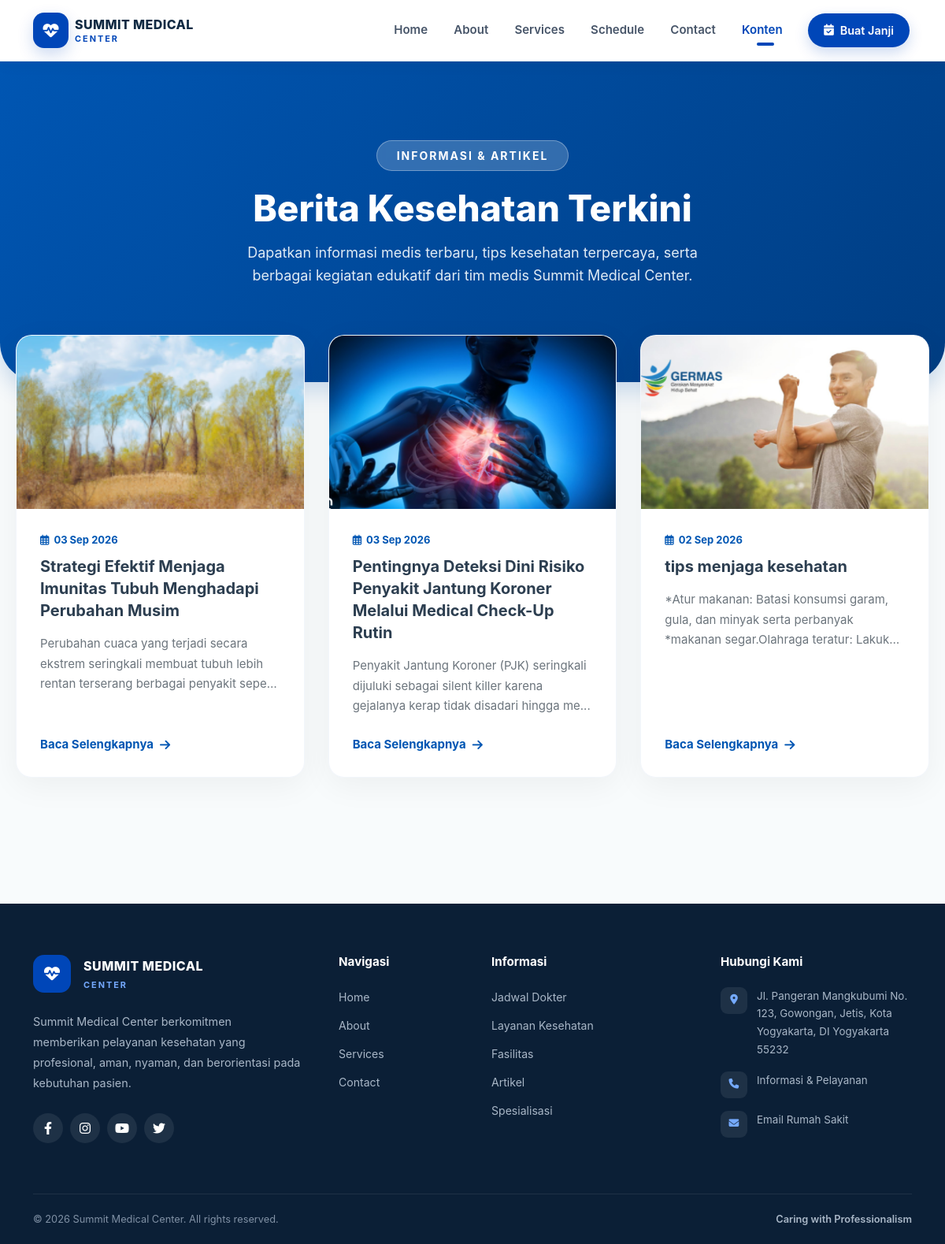
/index.php/news, run on the app's committed database.
### tables this page shows
CREATE TABLE `news` (
  `id` int(10) UNSIGNED NOT NULL,
  `user_id` int(10) UNSIGNED NOT NULL,
  `title` varchar(200) NOT NULL,
  `slug` varchar(220) NOT NULL,
  `thumbnail` varchar(255) DEFAULT NULL,
  `content` longtext NOT NULL,
  `status` enum('draft','published') NOT NULL DEFAULT 'draft',
  `published_at` datetime DEFAULT NULL,
  `created_at` datetime NOT NULL DEFAULT current_timestamp(),
  `updated_at` datetime DEFAULT NULL ON UPDATE current_timestamp()
);

### application/controllers/News.php (called while the page is built, shortened)
<?php
class News extends CI_Controller {
    public function __construct()
        {
            $this->load->model('News_model');
            $this->load->helper(['url', 'form']);
            $this->load->library(['session', 'form_validation']);
        }
    public function index()
        {
            $data['title'] = 'Berita & Artikel Kesehatan';
            $data['news'] = $this->News_model->get_published_news();
            $this->load->view('templates/header', $data);
            $this->load->view('templates/navbar');
            $this->load->view('news/index', $data);
            $this->load->view('templates/footer');
        }
}

### index.php (called while the page is built, shortened)
<?php
require_once BASEPATH.'core/CodeIgniter.php';

### application/models/News_model.php (called while the page is built, shortened)
<?php
class News_model extends CI_Model {
    public function get_published_news()
        {
            $this->db->where('status', 'published');
            $this->db->order_by('published_at', 'DESC');
            return $this->db->get('news')->result();
        }
}

### application/views/news/index.php (the view, shortened to what this page needs)
<link rel="stylesheet" href="<?= base_url('assets/css/news.css?v=' . time()); ?>">
<div class="news-hero">
    <div class="container">
        <span class="badge-news">Informasi & Artikel</span>
        <h1>Berita Kesehatan Terkini</h1>
        <p>Dapatkan informasi medis terbaru, tips kesehatan terpercaya, serta berbagai kegiatan edukatif dari tim medis Summit Medical Center.</p>
    </div>
</div>
<div class="news-container">
    <?php if (!empty($news)): ?>
        <?php
            $delay = 0.2;
            foreach ($news as $item):
        ?>
            <a href="<?= site_url('news/detail/' . $item->slug); ?>" class="news-card" style="animation-delay: <?= $delay; ?>s;">
                <div class="news-img-wrapper">
                    <?php if (!empty($item->thumbnail)): ?>
                        <img src="<?= base_url('uploads/news/' . $item->thumbnail); ?>" alt="<?= htmlspecialchars($item->title); ?>">
                    <?php else: ?>
                        <img src="https://images.unsplash.com/photo-1584515979956-d9f6e5d09982?auto=format&fit=crop&w=600&q=80" alt="Default News">
                    <?php endif; ?>
                </div>
                <div class="news-content">
                    <div class="news-date">
                        <i class="far fa-calendar-alt"></i>
                        <?= date('d M Y', strtotime($item->published_at)); ?>
                    </div>
                    <h3 class="news-title">
                        <?= htmlspecialchars($item->title); ?>
                    </h3>
                    <p class="news-excerpt">
                        <?php
                            $clean_content = strip_tags($item->content);
                            echo (strlen($clean_content) > 120) ? substr($clean_content, 0, 120) . '...' : $clean_content;
                        ?>
                    </p>
                    <span class="news-link">
                        Baca Selengkapnya <i class="fas fa-arrow-right"></i>
                    </span>
                </div>
            </a>
            <?php $delay += 0.15;  ?>
        <?php endforeach; ?>
    <?php endif; ?>
</div>

### assets/css/style.css (style rules this page uses)
:root { --primary: #0046b8; --primary-dark: #00358f; --primary-light: #eaf2ff; --text-dark: #102a43; --text-muted: #64748b; --bg-light: #f7f9fc; --border: #e8edf4; --radius-sm: 12px; --radius-md: 18px; --radius-lg: 25px; --shadow-sm: 0 5px 20px rgba(15, 23, 42, 0.05); --shadow-md: 0 12px 35px rgba(15, 23, 42, 0.08); }
html { scroll-behavior: smooth; }
body { margin: 0; padding: 0; background-color: #ffffff; color: var(--text-dark); font-family: -apple-system, BlinkMacSystemFont, "Segoe UI", Roboto, Helvetica, Arial, sans-serif; overflow-x: hidden; }
a { transition: all 0.3s ease; }

### assets/css/news.css (style rules this page uses)
body { background-color: #f8fbfc; }
.news-hero { background: linear-gradient(135deg, #0056b3 0%, #003d82 100%); color: #ffffff; padding: 100px 20px 120px; border-radius: 0 0 50px 50px; text-align: center; margin-bottom: -60px; position: relative; z-index: 1; box-shadow: 0 10px 30px rgba(0, 86, 179, 0.2); animation: fadeInUpNews 0.8s ease-out; }
.badge-news { display: inline-block; background: rgba(255, 255, 255, 0.2); backdrop-filter: blur(5px); padding: 8px 25px; border-radius: 30px; font-size: 14px; font-weight: 700; letter-spacing: 2px; text-transform: uppercase; margin-bottom: 20px; border: 1px solid rgba(255, 255, 255, 0.3); }
.news-hero h1 { font-size: 46px; font-weight: 800; margin-bottom: 15px; }
.news-hero p { font-size: 18px; color: #e0ebf5; max-width: 600px; margin: 0 auto; line-height: 1.6; }
.news-container { position: relative; z-index: 2; max-width: 1200px; margin: 0 auto; padding: 0 20px 80px; display: grid; grid-template-columns: repeat(auto-fit, minmax(350px, 1fr)); gap: 30px; }
.news-card { background: #ffffff; border-radius: 20px; overflow: hidden; text-decoration: none !important; box-shadow: 0 10px 40px rgba(0, 0, 0, 0.05); border: 1px solid rgba(0, 86, 179, 0.05); display: flex; flex-direction: column; opacity: 0; animation: fadeInUpNews 0.8s ease-out forwards; transition: all 0.4s cubic-bezier(0.175, 0.885, 0.32, 1.275); }
.news-img-wrapper { width: 100%; height: 220px; overflow: hidden; background: #f0f6fc; position: relative; }
.news-img-wrapper img { width: 100%; height: 100%; object-fit: cover; transition: transform 0.6s ease; }
.news-content { padding: 30px; display: flex; flex-direction: column; flex-grow: 1; }
.news-date { font-size: 13px; color: #0056b3; font-weight: 700; margin-bottom: 10px; display: flex; align-items: center; gap: 6px; }
.news-title { font-size: 20px; font-weight: 700; color: #2c3e50; margin-bottom: 15px; line-height: 1.4; transition: color 0.3s; }
.news-excerpt { color: #6c757d; font-size: 15px; line-height: 1.7; margin-bottom: 25px; display: -webkit-box; -webkit-line-clamp: 3; -webkit-box-orient: vertical; overflow: hidden; }
.news-link { color: #0056b3; font-weight: 700; font-size: 15px; margin-top: auto; display: inline-flex; align-items: center; gap: 8px; transition: gap 0.3s ease; }

### data on the page
news: thumbnail (picture), published_at "03 Sep 2026", title "Strategi Efektif Menjaga Imunitas Tubuh Menghadapi Perubahan Musim", content "Perubahan cuaca yang terjadi secara ekstrem seringkali membuat tubuh lebih rentan terserang berbagai penyakit…"
news: thumbnail (picture), published_at "03 Sep 2026", title "Pentingnya Deteksi Dini Risiko Penyakit Jantung Koroner Melalui Medical Check-Up Rutin", content "Penyakit Jantung Koroner (PJK) seringkali dijuluki sebagai silent killer karena gejalanya kerap tidak disadari hingga me"
news: thumbnail (picture), published_at "02 Sep 2026", title "tips menjaga kesehatan", content "*Atur makanan: Batasi konsumsi garam, gula, dan minyak serta perbanyak *makanan segar.Olahraga teratur:…"
